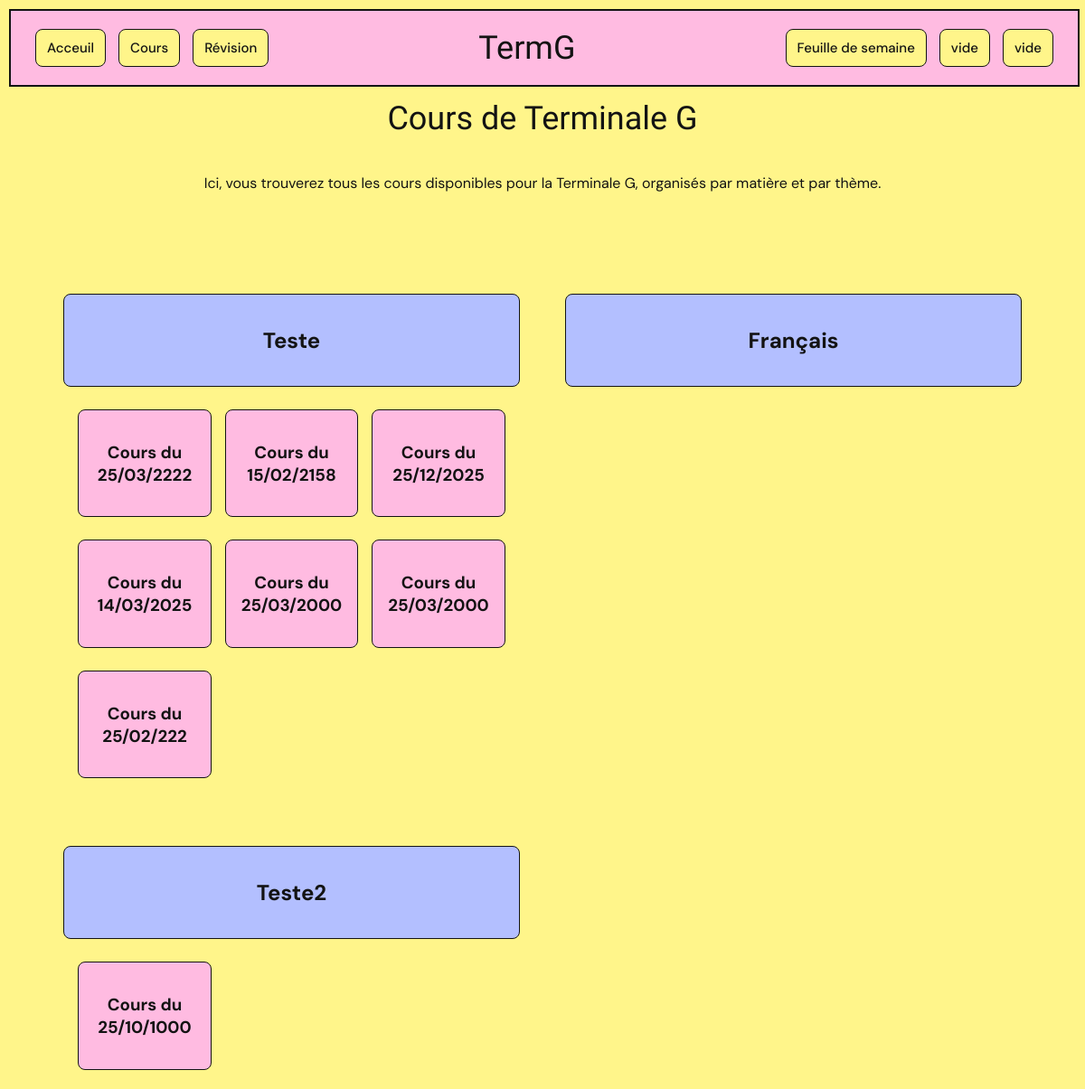
/cours/, run on an earlier commit of the app's database.
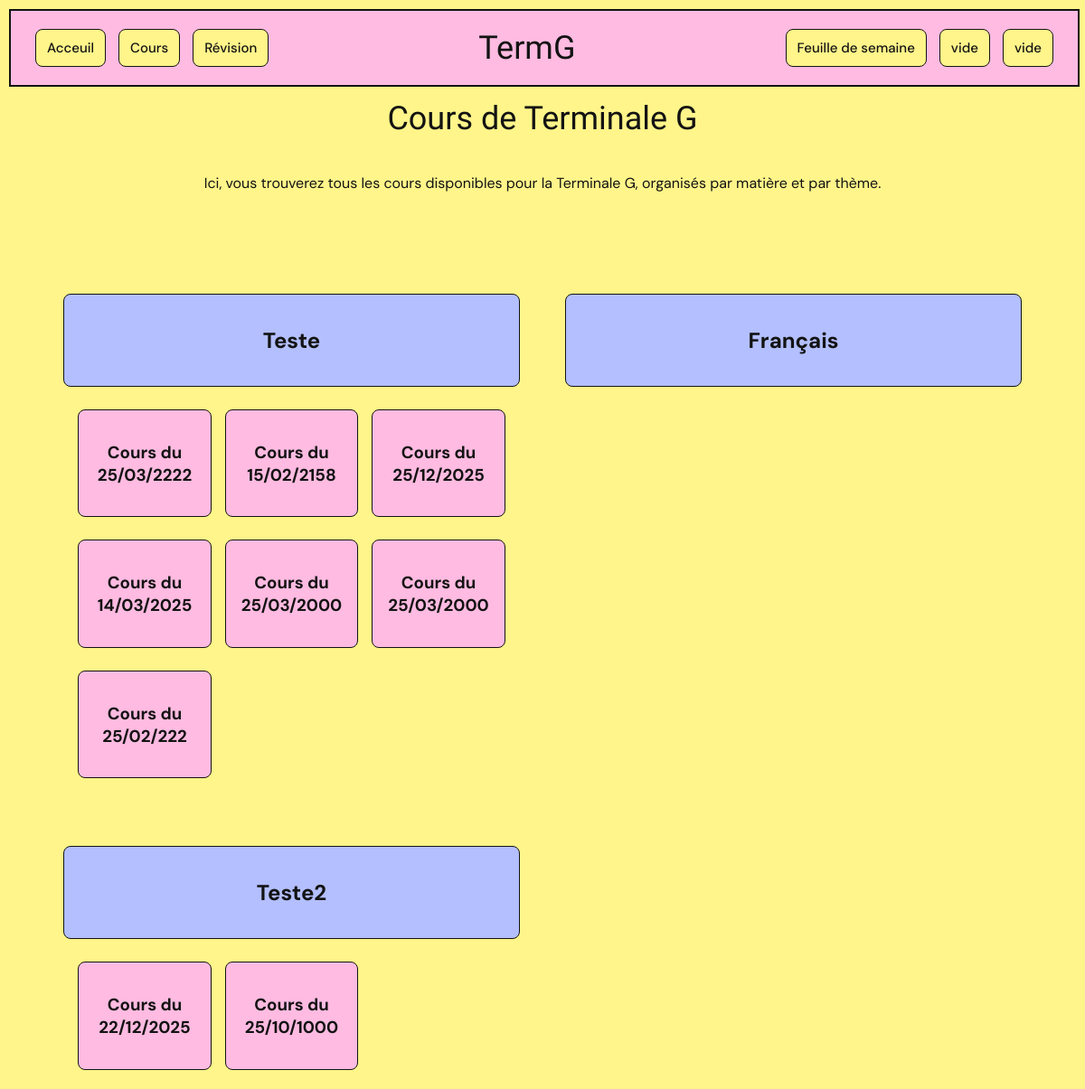
And on a later commit of the database.
### tables this page shows
CREATE TABLE matiere (
    id_matiere INTEGER PRIMARY KEY AUTOINCREMENT,
    nom TEXT NOT NULL UNIQUE
);

CREATE TABLE cours (
    id_cours INTEGER PRIMARY KEY AUTOINCREMENT,
    date TEXT NOT NULL,
    contenu TEXT NOT NULL,
    auteur TEXT NOT NULL,
    images TEXT,
    id_matiere INTEGER NOT NULL,
    FOREIGN KEY (id_matiere) REFERENCES matiere(id_matiere)
        ON DELETE CASCADE
);

### server.py (the view)
@app.route("/cours/", methods=["GET"])
def cours():
    cours = {}
    matieres = get_matieres()
    for matiere in matieres:
        cours[matiere["id_matiere"]] = get_cours_by_matiere(matiere["id_matiere"])
    return render_template("cours/index.html" , matieres=matieres, cours=cours)

### db/cours_service.py (called while the page is built)
def get_cours_by_matiere(id_matiere):
    db = get_db()
    cours = db.execute(
        "SELECT * FROM cours WHERE id_matiere = ? ORDER BY date DESC",
        (id_matiere,)
    ).fetchall()
    db.close()
    return cours

### db/db.py (called while the page is built)
def get_db() -> sqlite3.Connection:
    conn = sqlite3.connect(DB_PATH)
    conn.row_factory = sqlite3.Row
    return conn

### db/matiere_service.py (called while the page is built)
def get_matieres():
    db = get_db()
    matieres = db.execute("SELECT * FROM matiere").fetchall()
    db.close()
    if matieres is None:
        return []
    return matieres

### server.py (called while the page is built)
@app.template_filter('format_date')
def format_date(value, format="%d/%m/%Y"):
    from datetime import datetime
    return datetime.strptime(value, "%Y-%m-%d").strftime(format)

### templates/cours/index.html (shortened to what this page needs)
<!DOCTYPE html>
<html lang="en">
<head>
    <link rel="stylesheet" href="/static/style.css">
</head>
<body>
    <header class="header">
        <nav class="header_links">
            <a href="../" class="header__link">Acceuil</a>
            <a href="" class="header__link">Cours</a>
            <a href="../revision/" class="header__link">Révision</a>
        </nav>
        <h1 class="header_title">TermG</h1>
        <nav class="header_links">
            <a href="" class="header__link">Feuille de semaine</a>
            <a href="" class="header__link">vide</a>
            <a href="" class="header__link">vide</a>
        </nav>
    </header>
    <main>
        <h1 class="cours_title">
            Cours de Terminale G
        </h1>
        <p class="cours_subtitle">
            Ici, vous trouverez tous les cours disponibles pour la Terminale G, organisés par matière et par thème.
        </p>
        <section class="cours_list">
            <ul class="cours-matieres_list">
                {% for matiere in matieres %}
                <li class="cours-matiere" id="{{ matiere['id_matiere'] }}">
                    <a class="matiere-link" href="{{ url_for('matiere', id_matiere=matiere['id_matiere']) }}">
                        <h2 class="matiere-name">{{ matiere['nom'] }}</h2>
                    </a>
                    <ul class="matiere-cours">
                    {% for c in cours[matiere['id_matiere']] %}
                        <li class="cours-item">
                            <a class="cours-link" href="{{ url_for('cour', id_cours=c['id_cours']) }}">
                                <h3 class="cours-content">Cours du {{ c['date']|format_date }}</h3>
                            </a>
                        </li>
                    {% endfor %}
                    </ul>
                </li>
                {% endfor %}
            </ul>
        </section>
    </main>
</body>
</html>

### static/style.css (style rules this page uses)
:root { --bg-color: #FFF58A; --second-color : #B3BFFF; --inverse-color: #DD7BDF; --color : #FFBBE1; --color-black: #131313; --hover-diff: 2px; --basic-shadow : 0 2px 8px hsl(from var(--inverse-color) h s l / 0.5); --inverse-shadow : 0 calc(2px + var(--hover-diff)) 8px hsl(from var(--inverse-color) h s l / 0.5); --br-normal: 8px; --br-large: 20px; }
* { color: var(--color-black); }
body { margin: 0; font-family: 'DM Sans', sans-serif; background-color: var(--bg-color); display: flex; flex-direction: column; min-height: 100vh; }
main { display: flex; flex-direction: column; align-items: center; color: var(--inverse-color); text-align: center; }
header { position: sticky; z-index: 100; top: 10px; width: calc(100vw - 60px); left: 10px; background-color: var(--color); padding: 20px; text-align: center; display: flex; flex-direction: row; justify-content: space-between; align-items: center; border: 2px solid var(--color-black); }
.header_title { font-family: 'Limelight', cursive; color: var(--color-black); font-weight: 200; margin: 0; }
.header_links { display: flex; }
h1 { font-size: 36px; font-family: "Limelight", cursive; font-weight: 100; }
.cours_list { display: flex; flex-direction: column; align-items: left; margin-top: 5vh; width: 90vw; }
ul.cours-matieres_list { list-style-type: none; padding: 0; width: 100%; display: grid; grid-template-columns: repeat(2, 1fr); gap: 30px; }
li.cours-matiere { margin-top: 30px; display: flex; flex-direction: column; align-items: center; }
ul.matiere-cours { list-style-type: none; padding: 0; width: 90%; margin-top: 10px; display: grid; grid-template-columns: repeat(3, 1fr); gap: 15px; }
.cours-item { margin: 5px 0; width: auto; }

What changed in the data, as far as the page shows it:
added cours: date "22/12/2025", shown under matiere "Teste2"
